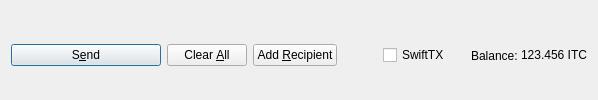
         <widget class="QFrame" name="frame_Send">
          <layout class="QHBoxLayout" name="horizontalLayout">
           <property name="bottomMargin">
            <number>0</number>
           </property>
           <item>
            <widget class="QPushButton" name="sendButton">
             <property name="minimumSize">
              <size>
               <width>150</width>
               <height>0</height>
              </size>
             </property>
             <property name="toolTip">
              <string>Confirm the send action</string>
             </property>
             <property name="text">
              <string>S&amp;end</string>
             </property>
             <property name="icon">
              <iconset resource="../Intercash.qrc">
               <normaloff>:/icons/send</normaloff>:/icons/send</iconset>
             </property>
             <property name="autoDefault">
              <bool>false</bool>
             </property>
             <property name="default">
              <bool>true</bool>
             </property>
            </widget>
           </item>
           <item>
            <widget class="QPushButton" name="clearButton">
             <property name="sizePolicy">
              <sizepolicy hsizetype="Minimum" vsizetype="Fixed">
               <horstretch>0</horstretch>
               <verstretch>0</verstretch>
              </sizepolicy>
             </property>
             <property name="toolTip">
              <string>Clear all fields of the form.</string>
             </property>
             <property name="text">
              <string>Clear &amp;All</string>
             </property>
             <property name="icon">
              <iconset resource="../Intercash.qrc">
               <normaloff>:/icons/remove</normaloff>:/icons/remove</iconset>
             </property>
             <property name="autoDefault">
              <bool>false</bool>
             </property>
            </widget>
           </item>
           <item>
            <widget class="QPushButton" name="addButton">
             <property name="toolTip">
              <string>Send to multiple recipients at once</string>
             </property>
             <property name="text">
              <string>Add &amp;Recipient</string>
             </property>
             <property name="icon">
              <iconset resource="../Intercash.qrc">
               <normaloff>:/icons/add</normaloff>:/icons/add</iconset>
             </property>
             <property name="autoDefault">
              <bool>false</bool>
             </property>
            </widget>
           </item>
           <item>
            <spacer name="horizontalSpacer">
             <property name="orientation">
              <enum>Qt::Horizontal</enum>
             </property>
             <property name="sizeHint" stdset="0">
              <size>
               <width>40</width>
               <height>20</height>
              </size>
             </property>
            </spacer>
           </item>
           <item>
            <layout class="QHBoxLayout" name="horizontalLayout_2">
             <property name="spacing">
              <number>3</number>
             </property>
             <item>
              <widget class="QCheckBox" name="checkSwiftTX">
               <property name="enabled">
                <bool>true</bool>
               </property>
               <property name="minimumSize">
                <size>
                 <width>85</width>
                 <height>0</height>
                </size>
               </property>
               <property name="text">
                <string>SwiftTX</string>
               </property>
              </widget>
             </item>
             <item>
              <widget class="QLabel" name="label">
               <property name="text">
                <string>Balance:</string>
               </property>
              </widget>
             </item>
             <item>
              <widget class="QLabel" name="labelBalance">
               <property name="sizePolicy">
                <sizepolicy hsizetype="Preferred" vsizetype="Fixed">
                 <horstretch>0</horstretch>
                 <verstretch>0</verstretch>
                </sizepolicy>
               </property>
               <property name="cursor">
                <cursorShape>IBeamCursor</cursorShape>
               </property>
               <property name="text">
                <string notr="true">123.456 ITC</string>
               </property>
               <property name="textInteractionFlags">
                <set>Qt::LinksAccessibleByMouse|Qt::TextSelectableByKeyboard|Qt::TextSelectableByMouse</set>
               </property>
              </widget>
             </item>
            </layout>
           </item>
          </layout>
         </widget>
